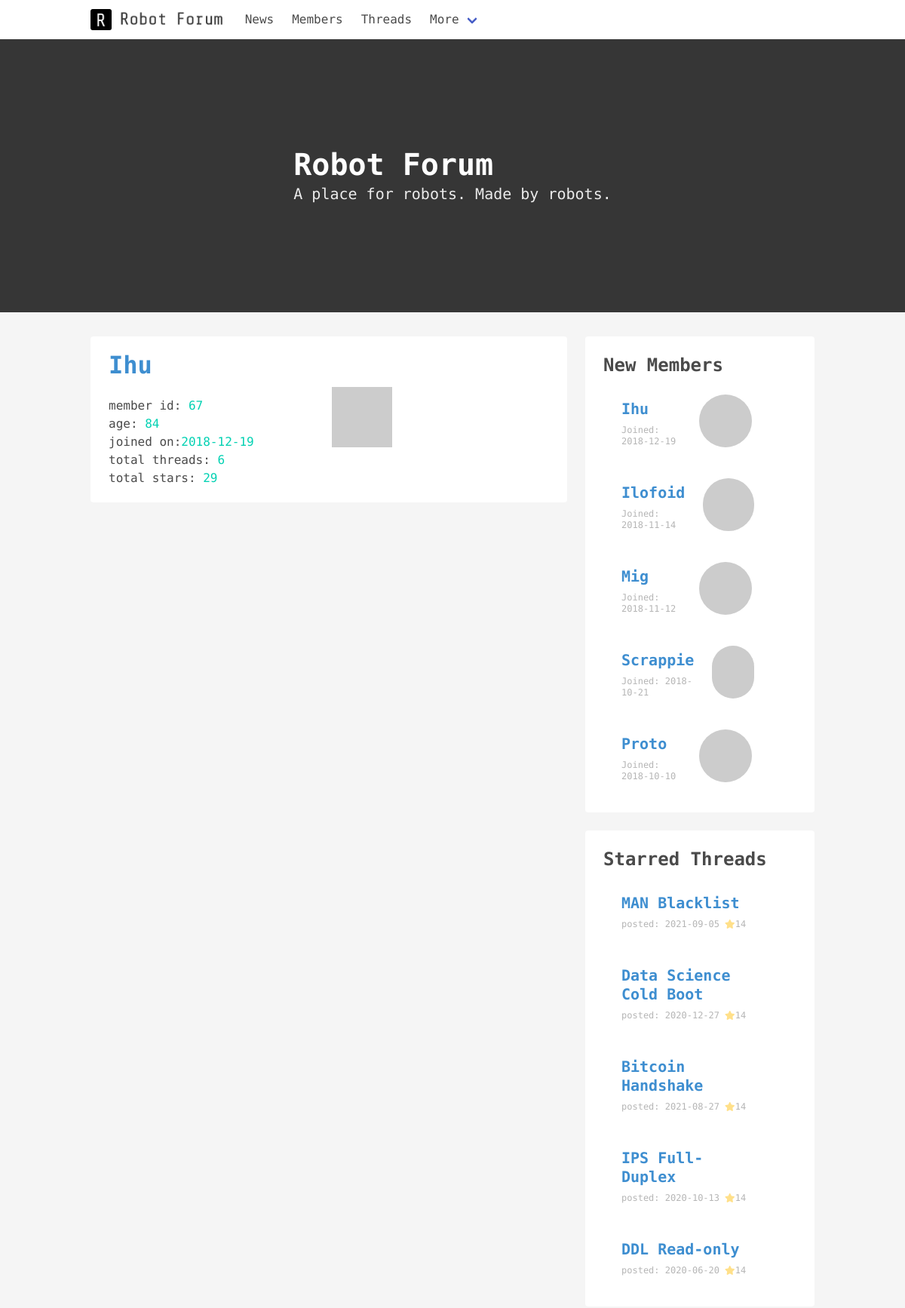
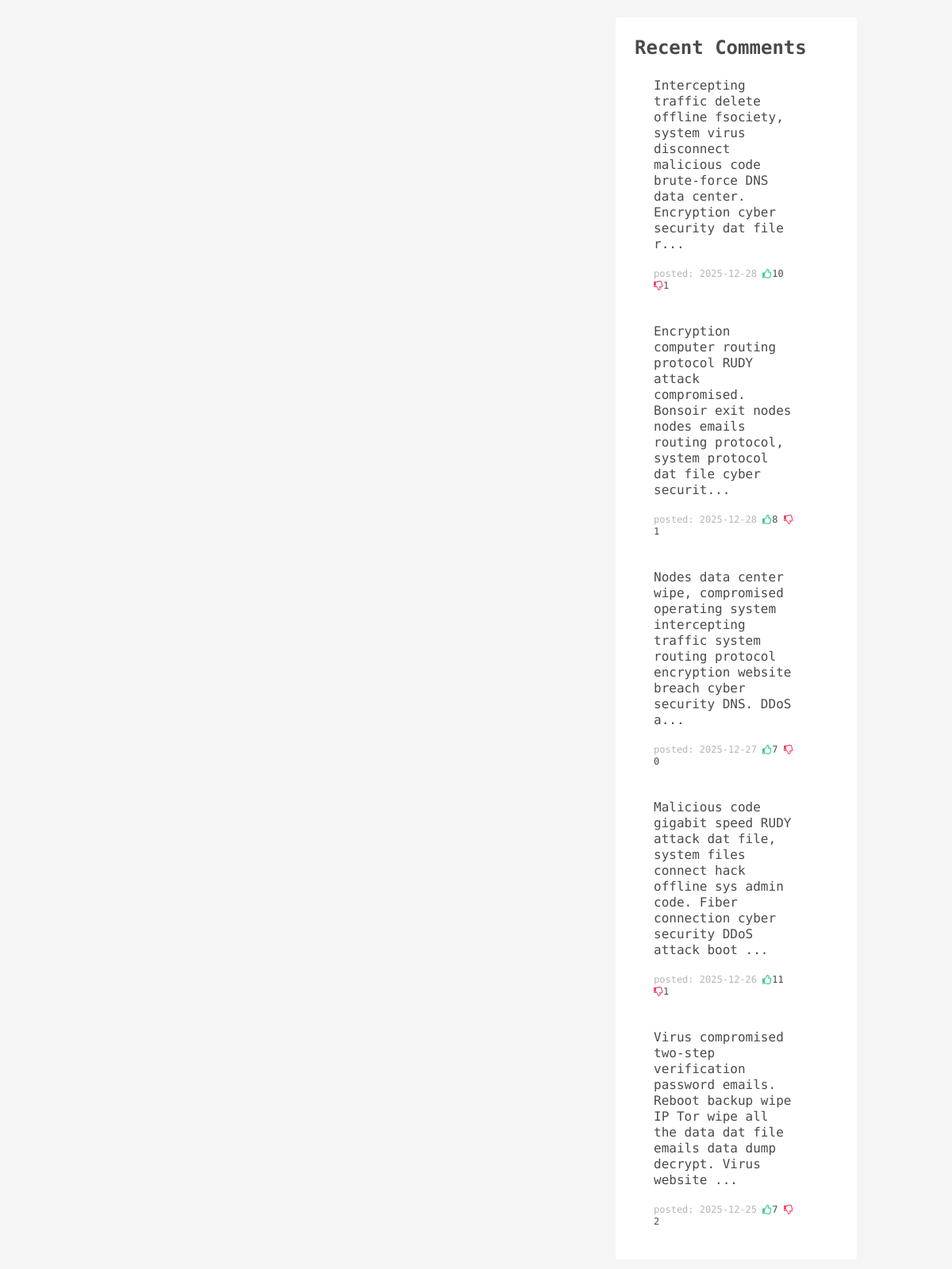
Screenshot of /members/view/?member_id=67.0 with the database file from the repository (2 pictures, top to bottom).
### app.py (models this page shows, shortened)
class Robots(db.Model):
    __tablename__ = 'robots'
    robot_id = db.Column(db.Float, primary_key=True)
    robot_name = db.Column(db.Text)
    robot_avatar = db.Column(db.Text)
    robot_age = db.Column(db.Float)
    robot_joined = db.Column(db.Text)

class Threads(db.Model):
    __tablename__ = 'threads'
    thread_id = db.Column(db.Float, primary_key=True)
    thread_robot_id = db.Column(db.Float, db.ForeignKey('robots.robot_id'))
    thread_name = db.Column(db.Text)
    thread_tags = db.Column(db.Text)
    thread_content = db.Column(db.Text)
    thread_date = db.Column(db.Text)
    thread_stars = db.Column(db.Float)

class Comments(db.Model):
    __tablename__ = 'comments'
    comment_id = db.Column(db.Float, primary_key=True)
    comment_thread_id = db.Column(db.Float, db.ForeignKey('threads.thread_id'))
    comment_content = db.Column(db.Text)
    comment_date = db.Column(db.Text)
    comment_thumbs_up = db.Column(db.Float)
    comment_thumbs_down = db.Column(db.Float)

### app.py (the view)
@app.route('/members/view/')
def memberview():
    member_id = request.args.get('member_id')
    has_threads = True
    member_data = T.query.join(R, R.robot_id == T.thread_robot_id)\
                         .add_columns(*R_columns + T_columns)\
                         .filter(R.robot_id == member_id).all()
    if not member_data:
        print("MEMBER DATA UPDATED TO ALL ROBOTS")
        member_data = R.query.filter(R.robot_id == member_id).limit(1)
        has_threads = None
    return render_template('member-view.html',
                           has_threads=has_threads,
                           member_data=member_data,
                           side_data=fetch_side_data())

### app.py (called while the page is built)
def fetch_side_data():
    limit = 5
    starred_threads = T.query.order_by(desc(T.thread_stars)).limit(limit)
    new_members = R.query.order_by(desc(R.robot_joined)).limit(limit)
    latest_comments = C.query.order_by(desc(C.comment_date)).limit(limit)
    sidebar_data = {'starred-threads': starred_threads,
                    'new-members': new_members,
                    'latest-comments': latest_comments}
    return sidebar_data

### templates/member-view.html (shortened to what this page needs)
{% extends 'base.html' %}
{% block content %}
<section class="notification has-background-white">
    <div class="columns is-vcentered">
        <div class="column">
                <p class="title has-text-info">{{ member_data[0].robot_name }}</p>
                <p>member id: <span class ="has-text-primary">{{ member_data[0].robot_id | int}}</span></p>
                <p>age: <span class ="has-text-primary">{{ member_data[0].robot_age | int}}</span></p>
                <p>joined on:<span class ="has-text-primary">{{ member_data[0].robot_joined}}</span></p>
            {% if has_threads %}
                {% set totals = {'threads':0, 'stars':0} %}
                <p>total threads: <span class ="has-text-primary">{{ totals.threads }}</span></p>
                <p>total stars: <span class ="has-text-primary">{{ totals.stars|int }}</span></p>
            {% else %}
                <p>total threads: <span class ="has-text-primary">0</span></p>
                <p>total stars: <span class ="has-text-primary">0</span></p>
            {% endif %}
        </div>
        <div class="column">
                <img src="{{ member_data[0].robot_avatar }}">
        </div>
    </div>
</section>
{% endblock content %}

### templates/base.html (shortened to what this page needs)
<!DOCTYPE html>
<html>
<head>
    <link rel="stylesheet" href="https://cdnjs.cloudflare.com/ajax/libs/bulma/0.7.2/css/bulma.min.css">
</head>
<body class="has-background-light">
    {% include 'navbar.html' %}
    <section class="hero is-dark is-medium" style="margin-bottom:2rem;">
        <div class="hero-body container">
            <p class="title is-size-2">Robot Forum</p>
            <p class="subtitle">A place for robots. Made by robots.</p>
        </div>
    </section>
    <div class="container">
        <section class="columns">
            <article class="column is-8">
                {% block content %}
                {% endblock content %}
            </article>
            <article class="column is-4">
                <div class="notification has-background-white">
                    <p class="has-text-weight-semibold is-size-4">New Members</p>
                    <ul class="menu-list">
                        {% for t in side_data['new-members'] %}
                            <li>
                                <div class="notification has-background-white">
                                    <section class="columns is-vcentered">
                                        <div class = "column">
                                            <a style="padding:.5rem 0rem;" href="{{ url_for('memberview',member_id=t.robot_id) }}" class="has-text-info has-text-weight-semibold is-size-5">{{ t.robot_name }}</a>
                                            <p class="has-text-grey-light is-size-7">Joined: {{ t.robot_joined}}</p>
                                        </div>
                                        <figure class="column image">
                                            <img style = "margin:auto; width:70px; height: 70px; " class="has-background-light is-rounded" src="{{ t.robot_avatar }}">
                                        </figure>
                                    </section>
                                </div>
                            </li>
                        {% endfor %}
                    </ul>
                </div>
                <div class="notification has-background-white">
                    <p class="has-text-weight-semibold is-size-4">Starred Threads</p>
                    <ul class="menu-list">
                        {% for t in side_data['starred-threads'] %}
                        <li>
                            <div class="notification has-background-white">
                                <a class="has-text-info has-text-weight-semibold is-size-5" style="padding:.5rem 0rem;" href="{{ url_for('threadview', thread_id=t.thread_id) }}">{{ t.thread_name}}</a>
                                <p class = "has-text-grey-light is-size-7">posted: {{ t.thread_date }} <i class="fas fa-star has-text-warning"></i><span>{{ t.thread_stars|int }}</span></p>
                            </div>
                        </li>
                        {% endfor %}
                    </ul>
                </div>
                <div class="notification has-background-white">
                    <p class="has-text-weight-semibold is-size-4">Recent Comments</p>
                    <ul class="menu-list">
                        {% for t in side_data['latest-comments'] %}
                        <li>
                            <div class="notification has-background-white">
                                <p>{{ t.comment_content[:150] | replace('<br>','') }}...</p><br>
                                <div class = "is-size-7">
                                    <span class="has-text-grey-light">posted: {{ t.comment_date }}</span>
                                    <i class="far fa-thumbs-up has-text-success "></i><span class="small">{{ t.comment_thumbs_up |int }}</span>
                                    <i class="far fa-thumbs-down has-text-danger"></i><span class="small">{{ t.comment_thumbs_down |int }}</span>
                                </div>
                            </div>
                        </li>
                        {% endfor %}
                    </ul>
                </div>
            </article>
        </section>
    </div>
</body>
</html>

### templates/base.html (style rules this page uses)
a { text-decoration:none !important; }
body { font-family: 'Share Tech Mono', monospace; }

### rows the page displays
Robots: robot_name "Ihu", robot_age "84", robot_joined "2018-12-19"
Robots: robot_name "Ilofoid", robot_joined "2018-11-14"
Robots: robot_name "Mig", robot_joined "2018-11-12"
Robots: robot_name "Scrappie", robot_joined "2018-10-21"
Robots: robot_name "Proto", robot_joined "2018-10-10"
Threads: thread_name "MAN Blacklist", thread_date "2021-09-05", thread_stars "14"
Threads: thread_name "Data Science Cold Boot", thread_date "2020-12-27", thread_stars "14"
Threads: thread_name "Bitcoin Handshake", thread_date "2021-08-27", thread_stars "14"
Threads: thread_name "IPS Full-Duplex", thread_date "2020-10-13", thread_stars "14"
Threads: thread_name "DDL Read-only", thread_date "2020-06-20", thread_stars "14"
Comments: comment_content "Intercepting traffic delete offline fsociety, system virus disconnect malicious code brute-force DNS data center. Encryption cyber security dat file r", comment_date "2025-12-28", comment_thumbs_up "10", comment_thumbs_down "1"
Comments: comment_content "Encryption computer routing protocol RUDY attack compromised. Bonsoir exit nodes nodes emails routing protocol, system protocol dat file cyber securit", comment_date "2025-12-28", comment_thumbs_up "8", comment_thumbs_down "1"
Comments: comment_content "Nodes data center wipe, compromised operating system intercepting traffic system routing protocol encryption website breach cyber security DNS. DDoS a", comment_date "2025-12-27", comment_thumbs_up "7", comment_thumbs_down "0"
Comments: comment_content "Malicious code gigabit speed RUDY attack dat file, system files connect hack offline sys admin code. Fiber connection cyber security DDoS attack boot", comment_date "2025-12-26", comment_thumbs_up "11", comment_thumbs_down "1"
Comments: comment_content "Virus compromised two-step verification password emails. Reboot backup wipe IP Tor wipe all the data dat file emails data dump decrypt. Virus website", comment_date "2025-12-25", comment_thumbs_up "7", comment_thumbs_down "2"

### other values shown
{{ member_data[0].robot_id | int }} "67"
{{ totals.threads }} "6"
{{ totals.stars|int }} "29"
